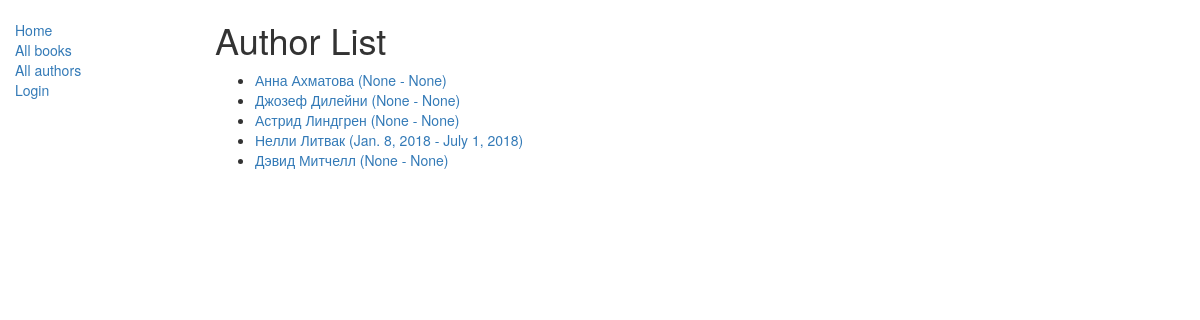
Screenshot of /catalog/authors/ with the database file from the repository.
### catalog/models.py (models this page shows, shortened)
class Author(models.Model):
    first_name = models.CharField(max_length=100)
    last_name = models.CharField(max_length=100)
    date_of_birth = models.DateField(null=True, blank=True)
    date_of_death = models.DateField('Died', null=True, blank=True)
    def get_absolute_url(self):
        return reverse('author-detail', args=[str(self.id)])
    class Meta:
        ordering = ['last_name']

### catalog/views.py (the view)
class AuthorListView(generic.ListView):
    model = Author
    paginate_by = 10

### catalog/templates/catalog/author_list.html
{% extends "base_generic.html" %}
{% block content %}
    <h1>Author List</h1>
    {% if author_list %}
        <ul>
        {% for author in author_list %}
            <li>
            <a href="{{ author.get_absolute_url }}">
                {{ author.first_name }} {{ author.last_name }} ({{ author.date_of_birth }} - {{ author.date_of_death }})
            </a>
            </li>
        {% endfor %}
    </ul>
    {% else %}
        <p>There are no authors in the library.</p>
    {% endif %}
{% endblock %}

### rows the page displays
Author: first_name "Анна", last_name "Ахматова", date_of_birth "None", date_of_death "None"
Author: first_name "Джозеф", last_name "Дилейни", date_of_birth "None", date_of_death "None"
Author: first_name "Астрид", last_name "Линдгрен", date_of_birth "None", date_of_death "None"
Author: first_name "Нелли", last_name "Литвак", date_of_birth "Jan. 8, 2018", date_of_death "July 1, 2018"
Author: first_name "Дэвид", last_name "Митчелл", date_of_birth "None", date_of_death "None"
